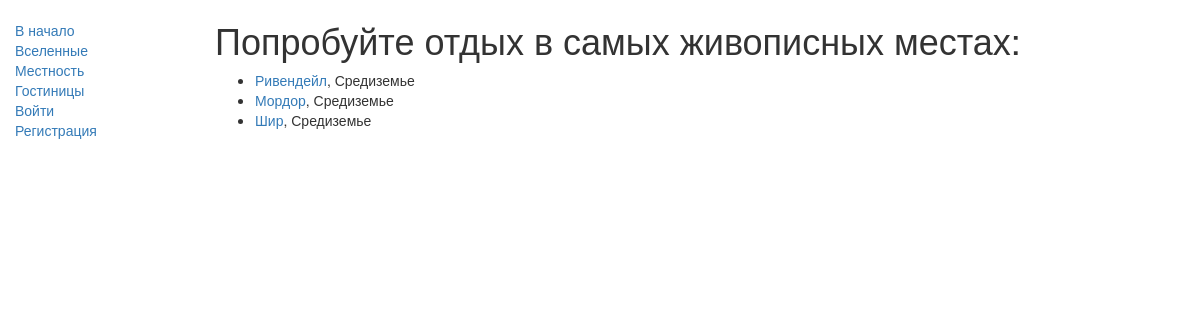
Screenshot of /touring/areas/ with the database file from the repository.
### touring/models.py (models this page shows, shortened)
class Area(models.Model):
    name = models.CharField(max_length=50, help_text='Желаемая местность')
    description = models.CharField(max_length=500, help_text='Описание')
    direction = models.ForeignKey('Direction', on_delete=models.SET_NULL, null=True)
    def get_absolute_url(self):
        return reverse('area-detail', args=[str(self.id)])

class Direction(models.Model):
    name = models.CharField(max_length=50, help_text='Желаемая вселенная')
    description = models.CharField(max_length=500, help_text='Описание вселенной', null=True)

### touring/views.py (the view)
class AreaListView(generic.ListView):
    model = Area
    paginate_by = 12

### touring/templates/touring/area_list.html
{% extends "base_generic.html" %}
    {% block content %}
        <h1>Попробуйте отдых в самых живописных местах:</h1>
        {% if area_list %}
        <ul>
          {% for area in area_list %}
          <li>
            <a href="{{ area.get_absolute_url }}">{{ area.name }}</a>, {{area.direction.name}}
          </li>
          {% endfor %}
        </ul>
        {% else %}
          <p>Местности закрыты на ремонт</p>
        {% endif %}
    {% endblock %}

### rows the page displays
Area: name "Ривендейл", direction.name "Средиземье"
Area: name "Мордор", direction.name "Средиземье"
Area: name "Шир", direction.name "Средиземье"
